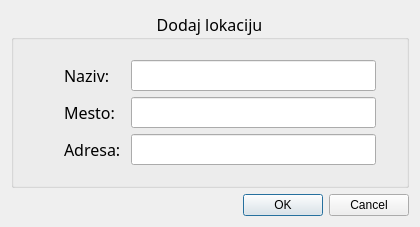
<?xml version="1.0" encoding="UTF-8"?>
<ui version="4.0">
 <class>lokacijeDetalji</class>
 <widget class="QDialog" name="lokacijeDetalji">
  <property name="geometry">
   <rect>
    <x>0</x>
    <y>0</y>
    <width>420</width>
    <height>223</height>
   </rect>
  </property>
  <property name="windowTitle">
   <string>Dialog</string>
  </property>
  <layout class="QVBoxLayout" name="verticalLayout">
   <item>
    <widget class="QGroupBox" name="groupBox">
     <property name="font">
      <font>
       <family>Calibri Light</family>
       <pointsize>12</pointsize>
      </font>
     </property>
     <property name="title">
      <string>Dodaj lokaciju</string>
     </property>
     <property name="alignment">
      <set>Qt::AlignCenter</set>
     </property>
     <layout class="QFormLayout" name="formLayout">
      <property name="horizontalSpacing">
       <number>10</number>
      </property>
      <property name="leftMargin">
       <number>50</number>
      </property>
      <property name="topMargin">
       <number>20</number>
      </property>
      <property name="rightMargin">
       <number>30</number>
      </property>
      <property name="bottomMargin">
       <number>20</number>
      </property>
      <item row="0" column="0">
       <widget class="QLabel" name="label">
        <property name="text">
         <string>Naziv:</string>
        </property>
       </widget>
      </item>
      <item row="1" column="0">
       <widget class="QLabel" name="label_2">
        <property name="text">
         <string>Mesto:</string>
        </property>
       </widget>
      </item>
      <item row="2" column="0">
       <widget class="QLabel" name="label_3">
        <property name="text">
         <string>Adresa:</string>
        </property>
       </widget>
      </item>
      <item row="0" column="1">
       <widget class="QLineEdit" name="nazivTxt"/>
      </item>
      <item row="1" column="1">
       <widget class="QLineEdit" name="mestoTxt"/>
      </item>
      <item row="2" column="1">
       <widget class="QLineEdit" name="adresaTxt"/>
      </item>
     </layout>
    </widget>
   </item>
   <item>
    <widget class="QDialogButtonBox" name="buttonBox">
     <property name="orientation">
      <enum>Qt::Horizontal</enum>
     </property>
     <property name="standardButtons">
      <set>QDialogButtonBox::Cancel|QDialogButtonBox::Ok</set>
     </property>
    </widget>
   </item>
  </layout>
 </widget>
 <resources/>
 <connections>
  <connection>
   <sender>buttonBox</sender>
   <signal>accepted()</signal>
   <receiver>lokacijeDetalji</receiver>
   <slot>accept()</slot>
   <hints>
    <hint type="sourcelabel">
     <x>248</x>
     <y>254</y>
    </hint>
    <hint type="destinationlabel">
     <x>157</x>
     <y>274</y>
    </hint>
   </hints>
  </connection>
  <connection>
   <sender>buttonBox</sender>
   <signal>rejected()</signal>
   <receiver>lokacijeDetalji</receiver>
   <slot>reject()</slot>
   <hints>
    <hint type="sourcelabel">
     <x>316</x>
     <y>260</y>
    </hint>
    <hint type="destinationlabel">
     <x>286</x>
     <y>274</y>
    </hint>
   </hints>
  </connection>
 </connections>
</ui>
